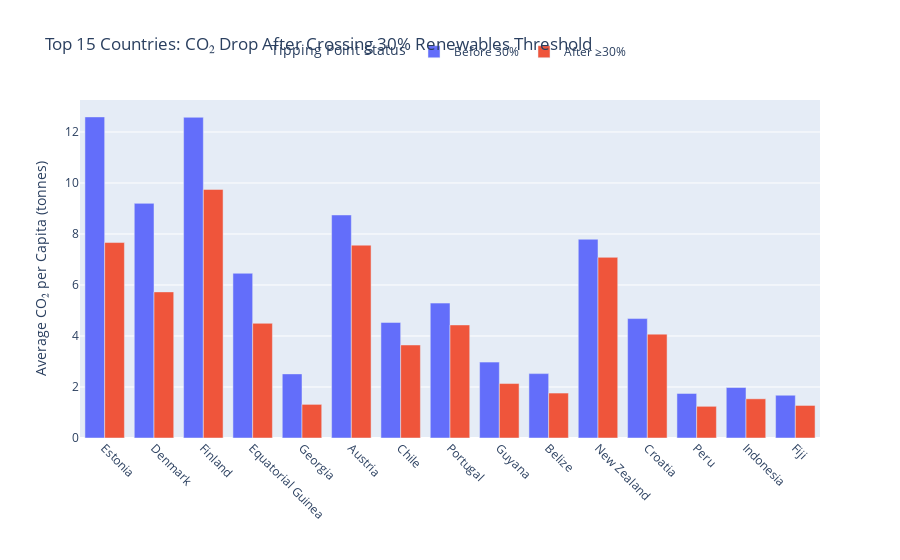

Here is the notebook cell this chart was saved with:
### Code cell
# Top 15 Countries CO₂ Drop After 30% Renewables 

import pandas as pd
import plotly.express as px

# Load data
df = pd.read_csv("../data/cleaned/enhanced_energy_features_final.csv")
df['year'] = df['year'].astype(int)
df['above_30_pct'] = df['renewables_share_pct'] >= 30

# Step 1: Average CO₂ before and after tipping point
df_avg = (
    df.dropna(subset=['co2_per_capita_t', 'renewables_share_pct'])
      .groupby(['country', 'above_30_pct'], observed=True)['co2_per_capita_t']
      .mean()
      .reset_index()
)

# Step 2: Pivot to wide format
df_wide = df_avg.pivot(index='country', columns='above_30_pct', values='co2_per_capita_t').reset_index()
df_wide.columns = ['country', 'co2_before_30', 'co2_after_30']

# Step 3: Drop countries with missing values in either group
df_wide = df_wide.dropna(subset=['co2_before_30', 'co2_after_30'])

# Step 4: Calculate CO₂ change
df_wide['co2_change'] = df_wide['co2_after_30'] - df_wide['co2_before_30']

# Step 5: Get top 15 countries with largest CO₂ reduction (negative values)
top_reducers = df_wide.sort_values(by='co2_change').head(15)

# Step 6: Melt for grouped bar chart
df_melted = pd.melt(
    top_reducers,
    id_vars='country',
    value_vars=['co2_before_30', 'co2_after_30'],
    var_name='Threshold',
    value_name='Avg CO₂ per Capita'
)

# Step 7: Clean label
df_melted['Threshold'] = df_melted['Threshold'].map({
    'co2_before_30': 'Before 30%',
    'co2_after_30': 'After ≥30%'
})

# Step 8: Plot with Plotly
fig = px.bar(
    df_melted,
    x='country',
    y='Avg CO₂ per Capita',
    color='Threshold',
    barmode='group',
    title='Top 15 Countries: CO₂ Drop After Crossing 30% Renewables Threshold',
    labels={'country': 'Country'},
    category_orders={'Threshold': ['Before 30%', 'After ≥30%']}
)

fig.update_layout(
    xaxis_tickangle=45,
    legend_title_text='Tipping Point Status',
    yaxis_title='Average CO₂ per Capita (tonnes)',
    xaxis_title='',
    legend=dict(
        orientation='h',
        y=1.1,
        x=0.5,
        xanchor='center',
        yanchor='bottom'
    )
)

fig.show()

### Figure 1 — Plotly figure (JSON) as saved in the notebook; plotly's stock layout.template omitted (floating-point values rounded to 4 significant figures)
{"data": [{"alignmentgroup": "True", "hovertemplate": "Threshold=Before 30%<br>Country=%{x}<br>Avg CO₂ per Capita=%{y}<extra></extra>", "legendgroup": "Before 30%", "marker": {"color": "#636efa", "pattern": {"shape": ""}}, "name": "Before 30%", "offsetgroup": "Before 30%", "orientation": "v", "showlegend": true, "textposition": "auto", "type": "bar", "x": ["Estonia", "Denmark", "Finland", "Equatorial Guinea", "Georgia", "Austria", "Chile", "Portugal", "Guyana", "Belize", "New Zealand", "Croatia", "Peru", "Indonesia", "Fiji"], "xaxis": "x", "y": [12.59, 9.201, 12.58, 6.46, 2.514, 8.746, 4.533, 5.29, 2.976, 2.525, 7.794, 4.683, 1.749, 1.98, 1.677], "yaxis": "y"}, {"alignmentgroup": "True", "hovertemplate": "Threshold=After ≥30%<br>Country=%{x}<br>Avg CO₂ per Capita=%{y}<extra></extra>", "legendgroup": "After ≥30%", "marker": {"color": "#EF553B", "pattern": {"shape": ""}}, "name": "After ≥30%", "offsetgroup": "After ≥30%", "orientation": "v", "showlegend": true, "textposition": "auto", "type": "bar", "x": ["Estonia", "Denmark", "Finland", "Equatorial Guinea", "Georgia", "Austria", "Chile", "Portugal", "Guyana", "Belize", "New Zealand", "Croatia", "Peru", "Indonesia", "Fiji"], "xaxis": "x", "y": [7.664, 5.73, 9.748, 4.498, 1.319, 7.562, 3.648, 4.434, 2.136, 1.76, 7.085, 4.073, 1.243, 1.537, 1.276], "yaxis": "y"}], "layout": {"barmode": "group", "legend": {"orientation": "h", "title": {"text": "Tipping Point Status"}, "tracegroupgap": 0, "x": 0.5, "xanchor": "center", "y": 1.1, "yanchor": "bottom"}, "title": {"text": "Top 15 Countries: CO₂ Drop After Crossing 30% Renewables Threshold"}, "xaxis": {"anchor": "y", "domain": [0, 1], "tickangle": 45, "title": {"text": ""}}, "yaxis": {"anchor": "x", "domain": [0, 1], "title": {"text": "Average CO₂ per Capita (tonnes)"}}}}
